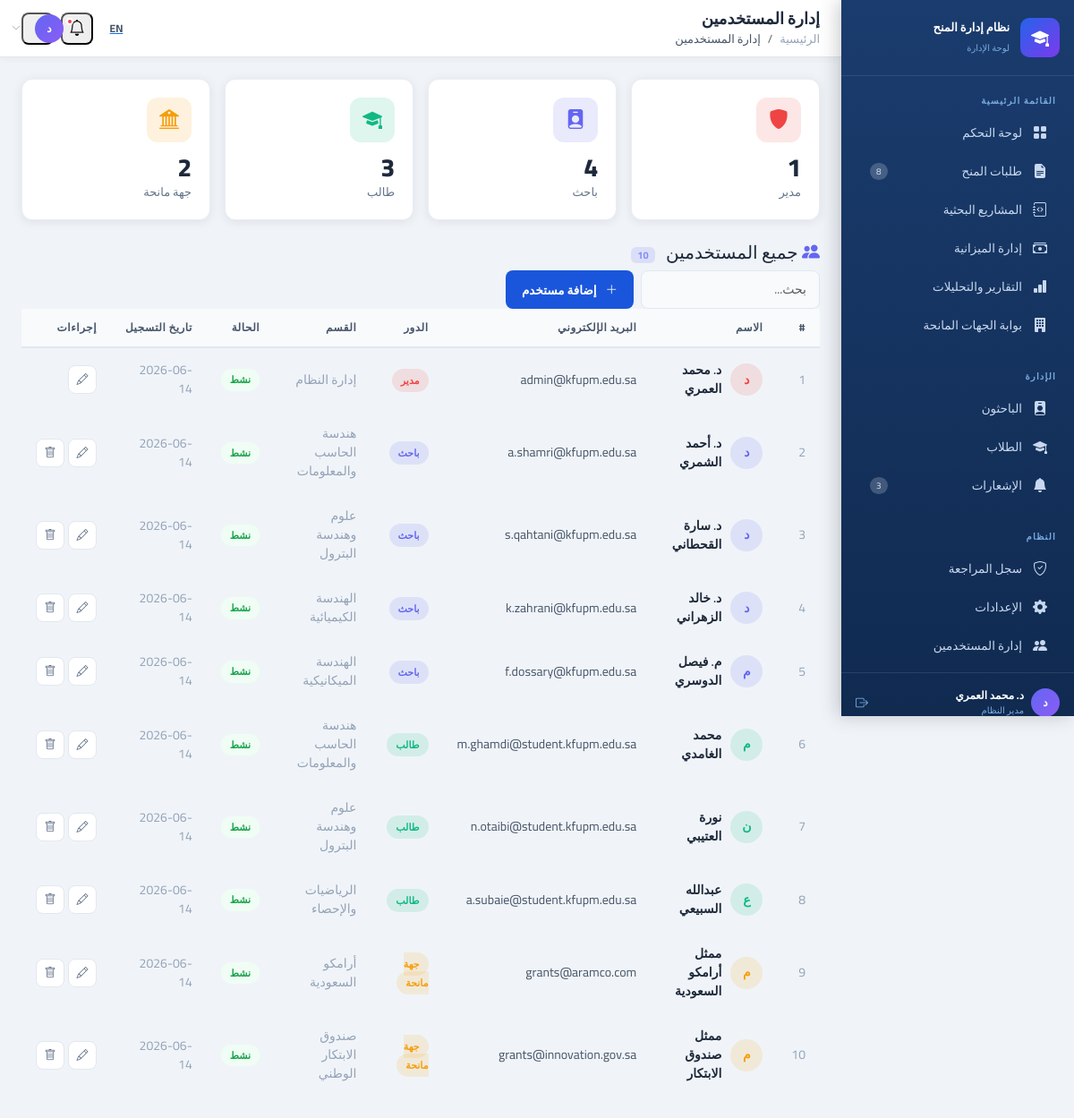
The page /admin/pages/users.php (signed in) on the database its author committed.
### tables this page shows
CREATE TABLE IF NOT EXISTS users (
  id          INT UNSIGNED AUTO_INCREMENT PRIMARY KEY,
  name        VARCHAR(120) NOT NULL,
  email       VARCHAR(180) NOT NULL UNIQUE,
  password    VARCHAR(255) NOT NULL,
  role        ENUM('admin','researcher','student','donor') NOT NULL DEFAULT 'student',
  department  VARCHAR(120),
  avatar_url  VARCHAR(255),
  status      ENUM('active','inactive','suspended') NOT NULL DEFAULT 'active',
  created_at  DATETIME NOT NULL DEFAULT CURRENT_TIMESTAMP,
  last_login  DATETIME
);

### includes/lang.php (called while the page is built, shortened)
<?php
if (isset($_GET['lang']) && in_array($_GET['lang'], ['ar', 'en'])) {
    $lang = $_GET['lang'];
    setcookie('lang', $lang, time() + 86400 * 365, '/');
} elseif (isset($_COOKIE['lang']) && in_array($_COOKIE['lang'], ['ar', 'en'])) {
    $lang = $_COOKIE['lang'];
} else {
    $lang = 'ar';
}
$isRTL = ($lang === 'ar');
function t($key) {
    global $lang;
    return $translations[$lang][$key] ?? $key;
}

### includes/auth.php (called while the page is built, shortened)
<?php
function authUser(): ?array {
    return $_SESSION['auth_user'] ?? null;
}

### includes/db.php (called while the page is built, shortened)
<?php
function getDB(): PDO {
    static $pdo = null;
    if ($pdo !== null) return $pdo;
    $host = getenv('DB_HOST') ?: '127.0.0.1';
    $port = getenv('DB_PORT') ?: '8889';
    $name = getenv('DB_NAME') ?: 'grant_management';
    $user = getenv('DB_USER') ?: 'root';
    $pass = getenv('DB_PASS') ?: 'root';
    try {
        $dsn = "mysql:host=$host;port=$port;dbname=$name;charset=utf8mb4";
        $pdo = new PDO($dsn, $user, $pass, [
            PDO::ATTR_ERRMODE            => PDO::ERRMODE_EXCEPTION,
            PDO::ATTR_DEFAULT_FETCH_MODE => PDO::FETCH_ASSOC,
            PDO::ATTR_EMULATE_PREPARES   => false,
        ]);
    } catch (PDOException $e) {
        return nullDB();
    }
    return $pdo;
}
function dbAll(string $sql, array $params = []): array {
    try {
        $stmt = getDB()->prepare($sql);
        $stmt->execute($params);
        return $stmt->fetchAll();
    } catch (Exception $e) {
        return [];
    }
}
function dbOne(string $sql, array $params = []): ?array {
    $rows = dbAll($sql, $params);
    return $rows[0] ?? null;
}
function dbVal(string $sql, array $params = []) {
    $row = dbOne($sql, $params);
    return reset($row);
}

### admin/pages/users.php (the view, shortened to what this page needs)
<?php
require_once dirname(__DIR__) . '/includes/auth_check.php';
$pageTitle = t('users');
$users = dbAll('SELECT * FROM users ORDER BY created_at DESC');
$roleColors = ['admin'=>'#ef4444','researcher'=>'#6366f1','student'=>'#10b981','donor'=>'#f59e0b'];
$roleLabels_ar = ['admin'=>'مدير','researcher'=>'باحث','student'=>'طالب','donor'=>'جهة مانحة'];
$roleLabels_en = ['admin'=>'Admin','researcher'=>'Researcher','student'=>'Student','donor'=>'Donor'];
$summary = array_count_values(array_column($users,'role'));
include dirname(__DIR__) . '/includes/header.php';
include dirname(__DIR__) . '/includes/sidebar.php';
include dirname(__DIR__) . '/includes/app_header.php';
?>
<div class="row g-3 mb-4">
  <?php foreach(['admin','researcher','student','donor'] as $r): $c=$roleColors[$r]; $cnt=$summary[$r]??0; ?>
  <div class="col-sm-6 col-xl-3">
    <div class="stat-card">
      <div class="stat-icon" style="background:<?=$c?>22;color:<?=$c?>">
        <i class="bi <?= $r==='admin'?'bi-shield-fill':($r==='researcher'?'bi-person-badge-fill':($r==='student'?'bi-mortarboard-fill':'bi-bank2')) ?>"></i>
      </div>
      <div class="stat-info">
        <div class="stat-value"><?=$cnt?></div>
        <div class="stat-label"><?= $isRTL ? $roleLabels_ar[$r] : $roleLabels_en[$r] ?></div>
      </div>
    </div>
  </div>
  <?php endforeach; ?>
</div>
<div class="card-custom">
  <div class="card-custom-header">
    <h5 class="card-custom-title">
      <i class="bi bi-people-fill" style="color:#6366f1"></i>
      <?= $isRTL ? 'جميع المستخدمين' : 'All Users' ?>
      <span class="badge ms-2" style="background:rgba(99,102,241,.15);color:#818cf8;font-size:11px"><?= count($users) ?></span>
    </h5>
    <div class="d-flex gap-2">
      <input type="text" id="userSearch" class="form-control form-control-sm" style="width:200px;background:var(--bg-tertiary);border:1px solid var(--border-color);color:var(--text-primary);border-radius:8px"
        placeholder="<?= $isRTL ? 'بحث...' : 'Search...' ?>" oninput="filterUsers(this.value)">
      <button class="btn-primary-sm" data-bs-toggle="modal" data-bs-target="#addUserModal">
        <i class="bi bi-plus-lg me-1"></i><?= $isRTL ? 'إضافة مستخدم' : 'Add User' ?>
      </button>
    </div>
  </div>
  <div class="table-responsive">
    <table class="table-custom" id="usersTable">
      <thead>
        <tr>
          <th>#</th>
          <th><?= $isRTL ? 'الاسم' : 'Name' ?></th>
          <th><?= $isRTL ? 'البريد الإلكتروني' : 'Email' ?></th>
          <th><?= $isRTL ? 'الدور' : 'Role' ?></th>
          <th><?= $isRTL ? 'القسم' : 'Department' ?></th>
          <th><?= $isRTL ? 'الحالة' : 'Status' ?></th>
          <th><?= $isRTL ? 'تاريخ التسجيل' : 'Joined' ?></th>
          <th><?= $isRTL ? 'إجراءات' : 'Actions' ?></th>
        </tr>
      </thead>
      <tbody>
        <?php foreach($users as $u):
          $rc = $roleColors[$u['role']] ?? '#6366f1';
          $rl = $isRTL ? ($roleLabels_ar[$u['role']] ?? $u['role']) : ($roleLabels_en[$u['role']] ?? $u['role']);
        ?>
        <tr>
          <td style="color:var(--text-muted)"><?=$u['id']?></td>
          <td>
            <div style="display:flex;align-items:center;gap:10px">
              <div style="width:36px;height:36px;border-radius:50%;background:<?=$rc?>22;color:<?=$rc?>;display:flex;align-items:center;justify-content:center;font-weight:700;flex-shrink:0">
                <?= mb_substr($u['name'],0,1) ?>
              </div>
              <span style="font-weight:600;color:var(--text-primary)"><?= htmlspecialchars($u['name']) ?></span>
            </div>
          </td>
          <td style="color:var(--text-secondary)"><?= htmlspecialchars($u['email']) ?></td>
          <td><span style="background:<?=$rc?>22;color:<?=$rc?>;padding:3px 10px;border-radius:999px;font-size:11px;font-weight:700"><?=$rl?></span></td>
          <td style="color:var(--text-muted)"><?= htmlspecialchars($u['department'] ?? '—') ?></td>
          <td>
            <span class="badge-status <?= ($u['status']==='active') ? 'badge-success' : 'badge-secondary' ?>">
              <?= $isRTL ? ($u['status']==='active'?'نشط':'غير نشط') : ucfirst($u['status']) ?>
            </span>
          </td>
          <td style="color:var(--text-muted)"><?= substr($u['created_at'],0,10) ?></td>
          <td>
            <div style="display:flex;gap:4px">
              <button class="action-btn" title="<?= $isRTL ? 'تعديل' : 'Edit' ?>"><i class="bi bi-pencil"></i></button>
              <?php if ($u['id'] != authUser()['id']): ?>
              <button class="action-btn danger" title="<?= $isRTL ? 'حذف' : 'Delete' ?>"><i class="bi bi-trash"></i></button>
              <?php endif; ?>
            </div>
          </td>
        </tr>
        <?php endforeach; ?>
      </tbody>
    </table>
  </div>
</div>
<?php
include dirname(__DIR__) . '/includes/footer.php';

### admin/includes/sidebar.php (shortened to what this page needs)
<?php
$user = authUser();
$nav = [
    'main' => [
        ['page'=>'dashboard',     'icon'=>'bi-grid-fill',              'key'=>'dashboard',     'badge'=>''],
        ['page'=>'grants',        'icon'=>'bi-file-earmark-text-fill', 'key'=>'grants',        'badge'=>'8'],
        ['page'=>'projects',      'icon'=>'bi-journal-code',           'key'=>'projects',      'badge'=>''],
        ['page'=>'budget',        'icon'=>'bi-cash-stack',             'key'=>'budget',        'badge'=>''],
        ['page'=>'reports',       'icon'=>'bi-bar-chart-fill',         'key'=>'reports',       'badge'=>''],
        ['page'=>'donors',        'icon'=>'bi-building-fill',          'key'=>'donors',        'badge'=>''],
    ],
    'admin' => [
        ['page'=>'researchers',   'icon'=>'bi-person-badge-fill',      'key'=>'researchers',   'badge'=>''],
        ['page'=>'students',      'icon'=>'bi-mortarboard-fill',       'key'=>'students',      'badge'=>''],
        ['page'=>'notifications', 'icon'=>'bi-bell-fill',              'key'=>'notifications', 'badge'=>'3'],
    ],
    'system' => [
        ['page'=>'audit',         'icon'=>'bi-shield-check',           'key'=>'audit',         'badge'=>''],
        ['page'=>'settings',      'icon'=>'bi-gear-fill',              'key'=>'settings',      'badge'=>''],
        ['page'=>'users',         'icon'=>'bi-people-fill',            'key'=>'users',         'badge'=>''],
    ],
];
function adminPageUrl($page) {
    global $lang;
    $base = defined('BASE_URL') ? BASE_URL : '';
    return $base . '/admin/?page=' . urlencode($page) . '&lang=' . $lang;
}
?>
<nav class="sidebar" id="mainSidebar">
  <div class="sidebar-logo">
    <div class="logo-icon"><i class="bi bi-mortarboard-fill"></i></div>
    <div class="logo-text">
      <h6><?= t('appName') ?></h6>
      <span><?= $isRTL ? 'لوحة الإدارة' : 'Admin Panel' ?></span>
    </div>
  </div>
  <div class="sidebar-section">
    <span class="sidebar-section-title"><?= t('mainMenu') ?></span>
    <?php foreach ($nav['main'] as $item): ?>
    <a href="<?= adminPageUrl($item['page']) ?>" class="sidebar-nav-item <?= ($currentPage === $item['page']) ? 'active' : '' ?>">
      <i class="bi <?= $item['icon'] ?> nav-icon"></i>
      <?= t($item['key']) ?>
      <?php if (!empty($item['badge'])): ?>
      <span class="badge-count"><?= $item['badge'] ?></span>
      <?php endif; ?>
    </a>
    <?php endforeach; ?>
  </div>
  <div class="sidebar-section">
    <span class="sidebar-section-title"><?= t('administration') ?></span>
    <?php foreach ($nav['admin'] as $item): ?>
    <a href="<?= adminPageUrl($item['page']) ?>" class="sidebar-nav-item <?= ($currentPage === $item['page']) ? 'active' : '' ?>">
      <i class="bi <?= $item['icon'] ?> nav-icon"></i>
      <?= t($item['key']) ?>
      <?php if (!empty($item['badge'])): ?>
      <span class="badge-count"><?= $item['badge'] ?></span>
      <?php endif; ?>
    </a>
    <?php endforeach; ?>
  </div>
  <div class="sidebar-section">
    <span class="sidebar-section-title"><?= t('system') ?></span>
    <?php foreach ($nav['system'] as $item): ?>
    <a href="<?= adminPageUrl($item['page']) ?>" class="sidebar-nav-item <?= ($currentPage === $item['page']) ? 'active' : '' ?>">
      <i class="bi <?= $item['icon'] ?> nav-icon"></i>
      <?= t($item['key']) ?>
    </a>
    <?php endforeach; ?>
  </div>
  <div class="sidebar-footer">
    <div class="d-flex align-items-center gap-2">
      <div class="avatar avatar-sm" style="background:linear-gradient(135deg,#6366f1,#8b5cf6);color:#fff;flex-shrink:0;">
        <?= mb_substr($user['name'] ?? 'A', 0, 1, 'UTF-8') ?>
      </div>
      <div style="flex:1;min-width:0;">
        <div style="font-size:12px;font-weight:700;color:#fff;white-space:nowrap;overflow:hidden;text-overflow:ellipsis;">
          <?= htmlspecialchars($user['name'] ?? '') ?>
        </div>
        <div style="font-size:10px;color:var(--sidebar-heading);">
          <?= $isRTL ? 'مدير النظام' : 'System Admin' ?>
        </div>
      </div>
      <a href="<?= BASE_URL ?>/logout.php" title="<?= $isRTL ? 'تسجيل الخروج' : 'Logout' ?>" style="color:var(--sidebar-heading);text-decoration:none;">
        <i class="bi bi-box-arrow-right" style="font-size:14px;"></i>
      </a>
    </div>
  </div>
</nav>

### admin/includes/app_header.php (shortened to what this page needs)
<?php
$user = authUser();
$notifCount = (int) dbVal('SELECT COUNT(*) FROM notifications WHERE user_id = ? AND is_read = 0', [$user['id'] ?? 0]);
?>
<div class="main-content">
<header class="app-header">
  <div class="d-flex align-items-center gap-3">
    <div>
      <h1 class="page-title"><?= htmlspecialchars($pageTitle ?? '') ?></h1>
      <nav aria-label="breadcrumb" style="margin-top:2px;">
        <ol class="breadcrumb mb-0" style="font-size:12px;">
          <li class="breadcrumb-item">
            <a href="<?= BASE_URL ?>/admin/" style="color:var(--text-muted);text-decoration:none;"><?= $isRTL ? 'الرئيسية' : 'Home' ?></a>
          </li>
          <li class="breadcrumb-item active" style="color:var(--text-secondary);">
            <?= htmlspecialchars($pageTitle ?? '') ?>
          </li>
        </ol>
      </nav>
    </div>
  </div>
  <div class="d-flex align-items-center gap-2">
    <a href="?page=<?= $currentPage ?>&lang=<?= $isRTL ? 'en' : 'ar' ?>"
       class="btn-icon" title="<?= $isRTL ? 'English' : 'عربي' ?>">
      <span style="font-size:12px;font-weight:700;color:var(--text-secondary);"><?= $isRTL ? 'EN' : 'عر' ?></span>
    </a>
    <div class="dropdown">
      <button class="btn-icon position-relative" data-bs-toggle="dropdown">
        <i class="bi bi-bell" style="font-size:18px;"></i>
        <?php if ($notifCount > 0): ?>
        <span class="position-absolute" style="top:4px;<?= $isRTL ? 'left' : 'right' ?>:4px;
          width:8px;height:8px;background:#ef4444;border-radius:50%;border:2px solid var(--bg-secondary);"></span>
        <?php endif; ?>
      </button>
    </div>
    <div class="dropdown">
      <button class="d-flex align-items-center gap-2 btn-icon px-2" data-bs-toggle="dropdown">
        <div class="avatar avatar-sm" style="background:linear-gradient(135deg,#6366f1,#8b5cf6);color:#fff;">
          <?= mb_substr($user['name'] ?? 'A', 0, 1) ?>
        </div>
        <i class="bi bi-chevron-down" style="font-size:10px;color:var(--text-muted);"></i>
      </button>
    </div>
  </div>
</header>
<div class="page-content">

### rows shown on the page
users: name "د", name "د. محمد العمري", id "1", email "admin@kfupm.edu.sa", role "مدير", department "إدارة النظام", status "نشط", created_at "2026-06-14"
users: id "2", name "د", name "د. أحمد الشمري", email "a.shamri@kfupm.edu.sa", role "باحث", department "هندسة الحاسب والمعلومات", status "نشط", created_at "2026-06-14"
users: id "3", name "د", name "د. سارة القحطاني", email "s.qahtani@kfupm.edu.sa", role "باحث", department "علوم وهندسة البترول", status "نشط", created_at "2026-06-14"
users: id "4", name "د", name "د. خالد الزهراني", email "k.zahrani@kfupm.edu.sa", role "باحث", department "الهندسة الكيميائية", status "نشط", created_at "2026-06-14"
users: id "5", name "م", name "م. فيصل الدوسري", email "f.dossary@kfupm.edu.sa", role "باحث", department "الهندسة الميكانيكية", status "نشط", created_at "2026-06-14"
users: id "6", name "م", name "محمد الغامدي", email "m.ghamdi@student.kfupm.edu.sa", role "طالب", department "هندسة الحاسب والمعلومات", status "نشط", created_at "2026-06-14"
users: id "7", name "ن", name "نورة العتيبي", email "n.otaibi@student.kfupm.edu.sa", role "طالب", department "علوم وهندسة البترول", status "نشط", created_at "2026-06-14"
users: id "8", name "ع", name "عبدالله السبيعي", email "a.subaie@student.kfupm.edu.sa", role "طالب", department "الرياضيات والإحصاء", status "نشط", created_at "2026-06-14"
users: id "9", name "م", name "ممثل أرامكو السعودية", email "grants@aramco.com", role "جهة مانحة", department "أرامكو السعودية", status "نشط", created_at "2026-06-14"
users: id "10", name "م", name "ممثل صندوق الابتكار", email "grants@innovation.gov.sa", role "جهة مانحة", department "صندوق الابتكار الوطني", status "نشط", created_at "2026-06-14"

### other values the page prints
t('appName') "نظام إدارة المنح"
t('mainMenu') "القائمة الرئيسية"
t($item['key']) "لوحة التحكم"
t($item['key']) "طلبات المنح"
$item['badge'] "8"
t($item['key']) "المشاريع البحثية"
t($item['key']) "إدارة الميزانية"
t($item['key']) "التقارير والتحليلات"
t($item['key']) "بوابة الجهات المانحة"
t('administration') "الإدارة"
t($item['key']) "الباحثون"
t($item['key']) "الطلاب"
t($item['key']) "الإشعارات"
$item['badge'] "3"
t('system') "النظام"
